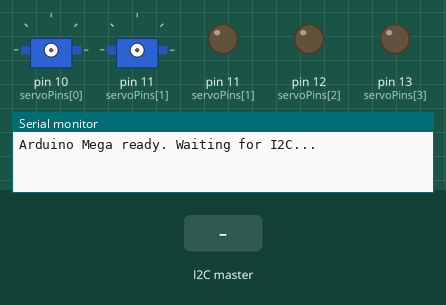
This sketch was run on a simulated Arduino Mega 2560, built with avr-gcc and run on an emulated ATmega2560. On the bench: 2 × servo, output pins drawn as LEDs (lit = HIGH), the last lines printed to the serial monitor. The test bench sets the inputs (shaded band).

Above: at 1.2 s.
1.3 s: the I2C master sends the byte 1
At 4.1 s:
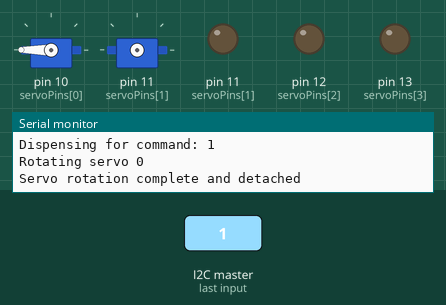
4.3 s: the I2C master sends the byte 2
At 7.0 s:
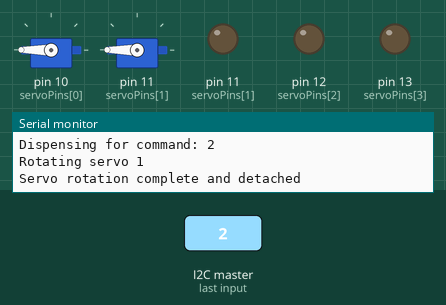
7.3 s: the I2C master sends the byte 1
At 7.7 s:
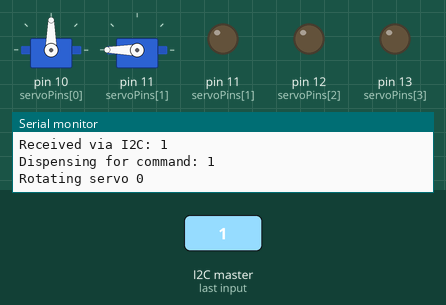
Timing chart, 0 to 10.9 s (numbered marks = the images above; inputs shaded):
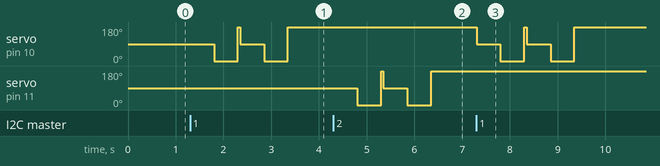

The sketch:

servo_w_rpi.ino
```cpp
#include <Wire.h>
#include <Servo.h>

Servo servos[4];
const int servoPins[4] = {10, 11, 12, 13};
const int delayTime = 500; // Adjust for your servo’s rotation speed

volatile byte receivedCommand = 0;
bool shouldDispense = false;

void setup() {
  Serial.begin(9600);
  Wire.begin(0x08); // I2C address of Arduino Mega
  Wire.onReceive(receiveData);
  Wire.onRequest(sendAck);

  for (int i = 0; i < 4; i++) {
    pinMode(servoPins[i], OUTPUT);
  }

  Serial.println("Arduino Mega ready. Waiting for I2C...");
}

void loop() {
  if (shouldDispense) {
    Serial.print("Dispensing for command: ");
    Serial.println(receivedCommand);

    rotateServo360(receivedCommand - 1); // Map 1–4 to index 0–3
    shouldDispense = false;
  }
}

void receiveData(int byteCount) {
  if (byteCount > 0) {
    receivedCommand = Wire.read();
    shouldDispense = true;

    Serial.print("Received via I2C: ");
    Serial.println(receivedCommand);
  }
}

void sendAck() {
  Wire.write(0xAA); // ACK byte
  Serial.println("Sent ACK to Raspberry Pi");
}

void rotateServo360(int index) {
  if (index < 0 || index >= 4) {
    Serial.println("Invalid servo index");
    return;
  }

  Serial.print("Rotating servo ");
  Serial.println(index);

  servos[index].attach(servoPins[index]);

  for (int i = 0; i < 2; i++) {
    servos[index].write(90);
    delay(delayTime);
    servos[index].write(0);
    delay(delayTime);
    servos[index].write(180);
//    servos[index].write(90);
//    delay(delayTime);
//    servos[index].write(0);
//    delay(delayTime);
//    servos[index].write(180);
    delay(50); // Short reset pause
  }

  servos[index].detach();
  Serial.println("Servo rotation complete and detached");
}
```

Measured:
- after the input at 1.3 s, servo on pin 10 (servoPins[0]): 90° → 0° after 0.50 s, → 90° 0.50 s later, → 0° 0.55 s later, → 180° 0.50 s later
- after the input at 4.3 s, servo on pin 11 (servoPins[1]): 90° → 0° after 0.50 s, → 90° 0.50 s later, → 0° 0.55 s later, → 180° 0.50 s later
- after the input at 7.3 s, servo on pin 10 (servoPins[0]): 180° → 90° at once, → 0° 0.50 s later, → 90° 0.50 s later, → 0° 0.55 s later, … (5 changes in this stretch)
